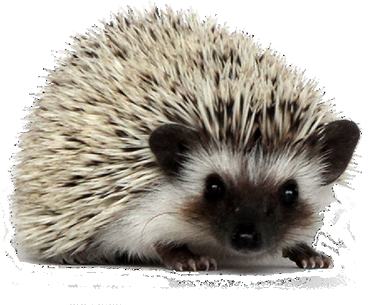
#> input picture draw_image_up_down/hedgehog.png, 369 x 305 px
$ python draw_image_up_down.py hedgehog.png
#> lines starting #> are read from the running program, lines starting #| are printed output that depends on the picture
#> further down, smaller is the input picture: shape (305, 369, 4); mean B, G, R, A 163.7, 172.9, 178.4, 163
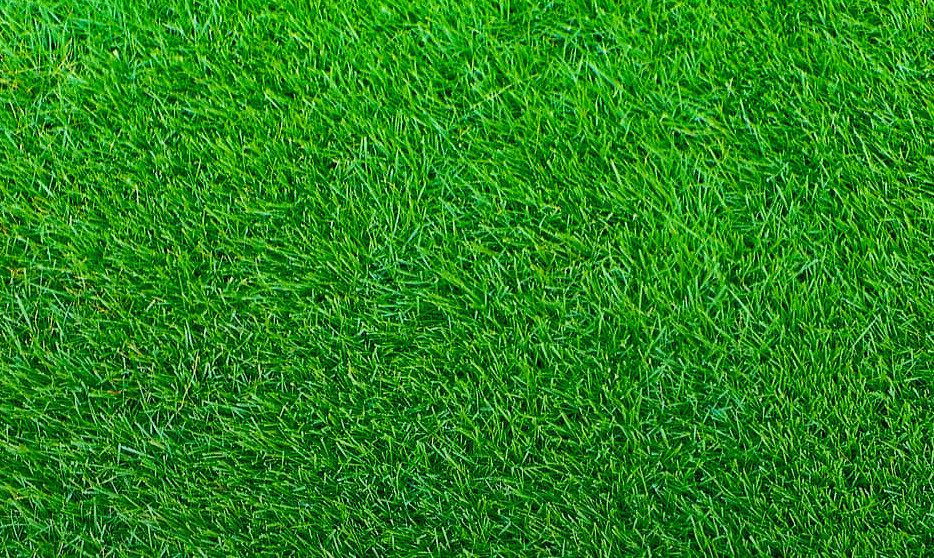
#> input picture draw_image_up_down/green_grass.jpg, 934 x 558 px
#> further down, bigger is the input picture: shape (558, 934, 3); mean B, G, R 21.8, 133.9, 37.6
import sys
import os
import time
import random
import numpy as np
import cv2
import winsound
import pkg_resources    # this is for read static package files


def script_path():
    ''' return and change directory, to current script path '''
    currentPath = os.path.realpath(os.path.dirname(sys.argv[0]))
    os.chdir(currentPath)
    return currentPath


def show_image(title, image):
    '''
    WINDOW_AUTOSIZE
    WINDOW_FREERATIO
    WINDOW_FULLSCREEN
    WINDOW_GUI_EXPANDED
    WINDOW_GUI_NORMAL
    WINDOW_KEEPRATIO
    WINDOW_NORMAL
    WINDOW_OPENGL
    '''
    cv2.namedWindow(title, cv2.WINDOW_GUI_NORMAL)
    # cv2.namedWindow(title, cv2.WINDOW_AUTOSIZE)
    cv2.imshow(title, image)
    cv2.waitKey(0)
    cv2.destroyAllWindows()
    return True


def paste_image_up_down(smaller, bigger, x_pos, y_pos, line_size=2, line_time=0.001):
    ''' paste some image with alpha channel, to another one '''
#> called with x_pos = 250, y_pos = 125, line_size = 5, line_time = 0.002

    # ************** handle position and size errors **************
    max_size_y , max_size_x = bigger.shape[:2]
#> max_size_y = 558; max_size_x = 934
    small_size_y, small_size_x = smaller.shape[:2]
#> small_size_y = 305; small_size_x = 369
    cut_x, cut_y = 0, 0
    if x_pos + small_size_x > max_size_x:
        cut_x = max_size_x - x_pos
        if cut_x < 1:
            return bigger
        smaller = smaller[:, 0:cut_x]
    if y_pos + small_size_y > max_size_y:
        cut_y = max_size_y - y_pos
        if cut_y < 1:
            return bigger
        smaller = smaller[0:cut_y, :]
    # print("cut_x: {:0=3d}, cut_y: {:0=3d}".format(cut_x, cut_y), end='\r', flush=True)


    # ************** paste smaller image into bigger, with including alpha channel **************
    B, G, R, alpha = cv2.split(smaller)
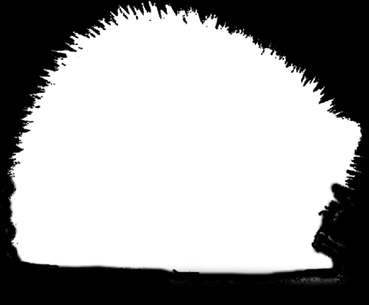
#> alpha: shape (305, 369); min 0, max 255, mean 163
    smallerRGB = cv2.merge((B, G, R))
    mask_inv = cv2.bitwise_not(alpha)
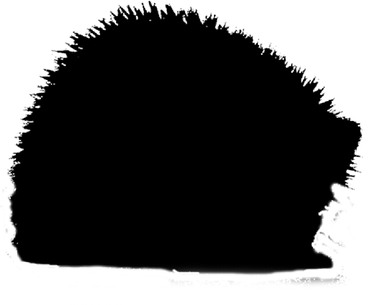
#> mask_inv: shape (305, 369); min 0, max 255, mean 92
    height, width = smallerRGB.shape[:2]
#> height = 305; width = 369

    roi = bigger[y_pos:y_pos+height, x_pos:x_pos+width]
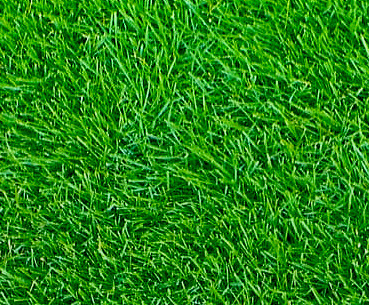
#> roi: shape (305, 369, 3); mean B, G, R 21.8, 133.8, 37.4
    img1_bg = cv2.bitwise_and(roi, roi, mask=mask_inv)
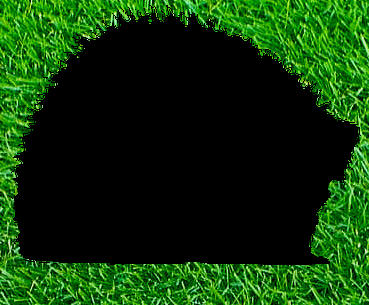
#> img1_bg: shape (305, 369, 3); mean B, G, R 8, 53.1, 14.5
    img2_fg = cv2.bitwise_and(smallerRGB, smallerRGB, mask=alpha)
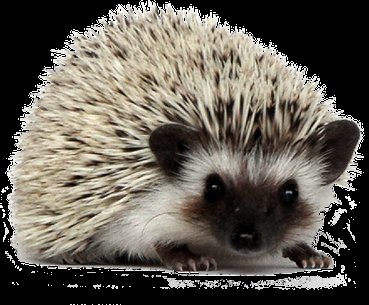
#> img2_fg: shape (305, 369, 3); mean B, G, R 84.8, 94, 99.5

    dst = cv2.add(img1_bg, img2_fg)
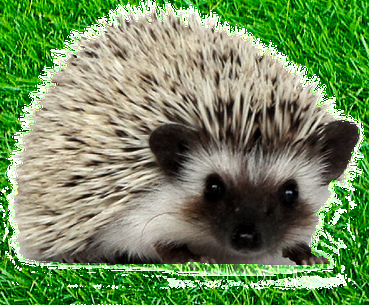
#> dst: shape (305, 369, 3); mean B, G, R 92.1, 140, 112.4
    out = bigger.copy()         # we shouldn't change original image
    # out[y_pos:y_pos+height, x_pos:x_pos+width] = dst


    # check shape again, with correct image
    small_size_y, small_size_x = smaller.shape[:2]
    for y in range(small_size_y):
        # out[y_pos:y_pos+height, x_pos:x_pos+width] = dst[y, :]
        out[y_pos+y:y_pos+y+1+line_size, x_pos:x_pos+width] = dst[y, :]
        cv2.imshow('img', out)
        if cv2.waitKey(1) & 0xFF == ord('q'):
            break
        time.sleep(line_time)
#> this loop made 1 pass; (key q is pressed on pass 1)
    input('press enter, to exit... ')
    cv2.destroyAllWindows()
    return out


if __name__ == "__main__":
    script_path()
    small = 'hedgehog.png'
    big = 'green_grass.jpg'
    smaller = cv2.imread(small, cv2.IMREAD_UNCHANGED)
    bigger = cv2.imread(big, 1)

    out = paste_image_up_down(smaller, bigger, 250, 125, line_size=5, line_time=0.002)
